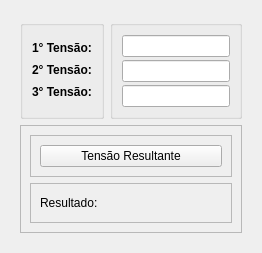
            <widget class="QWidget" name="tab">
             <attribute name="title">
              <string>Tensão Resultante</string>
             </attribute>
             <layout class="QGridLayout" name="gridLayout_11">
              <item row="0" column="0">
               <widget class="QFrame" name="frame_6">
                <property name="sizePolicy">
                 <sizepolicy hsizetype="Expanding" vsizetype="Preferred">
                  <horstretch>0</horstretch>
                  <verstretch>0</verstretch>
                 </sizepolicy>
                </property>
                <property name="frameShape">
                 <enum>QFrame::NoFrame</enum>
                </property>
                <property name="frameShadow">
                 <enum>QFrame::Raised</enum>
                </property>
                <layout class="QGridLayout" name="gridLayout_3">
                 <item row="1" column="0" colspan="2">
                  <widget class="QFrame" name="frame_9">
                   <property name="sizePolicy">
                    <sizepolicy hsizetype="Expanding" vsizetype="Preferred">
                     <horstretch>0</horstretch>
                     <verstretch>0</verstretch>
                    </sizepolicy>
                   </property>
                   <property name="frameShape">
                    <enum>QFrame::StyledPanel</enum>
                   </property>
                   <property name="frameShadow">
                    <enum>QFrame::Raised</enum>
                   </property>
                   <layout class="QGridLayout" name="gridLayout_4">
                    <item row="1" column="0">
                     <widget class="QFrame" name="frame_21">
                      <property name="frameShape">
                       <enum>QFrame::StyledPanel</enum>
                      </property>
                      <property name="frameShadow">
                       <enum>QFrame::Raised</enum>
                      </property>
                      <layout class="QGridLayout" name="gridLayout_17">
                       <item row="0" column="0">
                        <widget class="QLabel" name="label_resultadoTensaoresultante">
                         <property name="maximumSize">
                          <size>
                           <width>100</width>
                           <height>25</height>
                          </size>
                         </property>
                         <property name="text">
                          <string>Resultado:</string>
                         </property>
                        </widget>
                       </item>
                       <item row="0" column="1">
                        <spacer name="horizontalSpacer">
                         <property name="orientation">
                          <enum>Qt::Horizontal</enum>
                         </property>
                         <property name="sizeHint" stdset="0">
                          <size>
                           <width>40</width>
                           <height>20</height>
                          </size>
                         </property>
                        </spacer>
                       </item>
                      </layout>
                     </widget>
                    </item>
                    <item row="0" column="0">
                     <widget class="QFrame" name="frame_22">
                      <property name="frameShape">
                       <enum>QFrame::StyledPanel</enum>
                      </property>
                      <property name="frameShadow">
                       <enum>QFrame::Raised</enum>
                      </property>
                      <layout class="QGridLayout" name="gridLayout_16">
                       <item row="0" column="0">
                        <widget class="QPushButton" name="btn_tensaoResultante">
                         <property name="text">
                          <string>Tensão Resultante</string>
                         </property>
                        </widget>
                       </item>
                      </layout>
                     </widget>
                    </item>
                   </layout>
                  </widget>
                 </item>
                 <item row="0" column="0">
                  <widget class="QGroupBox" name="groupBox_7">
                   <property name="sizePolicy">
                    <sizepolicy hsizetype="Expanding" vsizetype="Preferred">
                     <horstretch>0</horstretch>
                     <verstretch>0</verstretch>
                    </sizepolicy>
                   </property>
                   <layout class="QVBoxLayout" name="verticalLayout_2">
                    <property name="spacing">
                     <number>2</number>
                    </property>
                    <property name="topMargin">
                     <number>12</number>
                    </property>
                    <property name="bottomMargin">
                     <number>14</number>
                    </property>
                    <item>
                     <widget class="QLabel" name="label_tensao_1">
                      <property name="maximumSize">
                       <size>
                        <width>70</width>
                        <height>25</height>
                       </size>
                      </property>
                      <property name="font">
                       <font>
                        <pointsize>9</pointsize>
                        <weight>75</weight>
                        <bold>true</bold>
                       </font>
                      </property>
                      <property name="text">
                       <string>1° Tensão:</string>
                      </property>
                     </widget>
                    </item>
                    <item>
                     <widget class="QLabel" name="label_tensao_2">
                      <property name="maximumSize">
                       <size>
                        <width>70</width>
                        <height>25</height>
                       </size>
                      </property>
                      <property name="font">
                       <font>
                        <pointsize>9</pointsize>
                        <weight>75</weight>
                        <bold>true</bold>
                       </font>
                      </property>
                      <property name="text">
                       <string>2° Tensão:</string>
                      </property>
                     </widget>
                    </item>
                    <item>
                     <widget class="QLabel" name="label_tensao_3">
                      <property name="maximumSize">
                       <size>
                        <width>70</width>
                        <height>25</height>
                       </size>
                      </property>
                      <property name="font">
                       <font>
                        <pointsize>9</pointsize>
                        <weight>75</weight>
                        <bold>true</bold>
                       </font>
                      </property>
                      <property name="text">
                       <string>3° Tensão:</string>
                      </property>
                     </widget>
                    </item>
                   </layout>
                  </widget>
                 </item>
                 <item row="0" column="1">
                  <widget class="QGroupBox" name="groupBox_8">
                   <property name="sizePolicy">
                    <sizepolicy hsizetype="Expanding" vsizetype="Preferred">
                     <horstretch>0</horstretch>
                     <verstretch>0</verstretch>
                    </sizepolicy>
                   </property>
                   <layout class="QVBoxLayout" name="verticalLayout_3">
                    <property name="spacing">
                     <number>3</number>
                    </property>
                    <item>
                     <widget class="QLineEdit" name="lineEdit">
                      <property name="sizePolicy">
                       <sizepolicy hsizetype="Preferred" vsizetype="Fixed">
                        <horstretch>0</horstretch>
                        <verstretch>0</verstretch>
                       </sizepolicy>
                      </property>
                      <property name="maximumSize">
                       <size>
                        <width>150</width>
                        <height>22</height>
                       </size>
                      </property>
                     </widget>
                    </item>
                    <item>
                     <widget class="QLineEdit" name="lineEdit_2">
                      <property name="sizePolicy">
                       <sizepolicy hsizetype="Preferred" vsizetype="Fixed">
                        <horstretch>0</horstretch>
                        <verstretch>0</verstretch>
                       </sizepolicy>
                      </property>
                      <property name="maximumSize">
                       <size>
                        <width>150</width>
                        <height>22</height>
                       </size>
                      </property>
                     </widget>
                    </item>
                    <item>
                     <widget class="QLineEdit" name="lineEdit_3">
                      <property name="sizePolicy">
                       <sizepolicy hsizetype="Preferred" vsizetype="Fixed">
                        <horstretch>0</horstretch>
                        <verstretch>0</verstretch>
                       </sizepolicy>
                      </property>
                      <property name="maximumSize">
                       <size>
                        <width>150</width>
                        <height>22</height>
                       </size>
                      </property>
                     </widget>
                    </item>
                   </layout>
                  </widget>
                 </item>
                </layout>
               </widget>
              </item>
             </layout>
            </widget>
